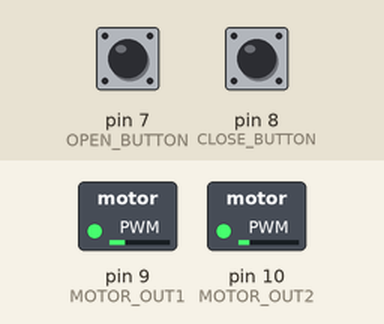
A sketch run on a simulated Arduino Uno, built with avr-gcc and run on an emulated ATmega328P. Parts: switched loads named in the sketch (green lamp = pin HIGH). The test bench sets the inputs (shaded band); at power-on: pin 7 (OPEN_BUTTON) HIGH, pin 8 (CLOSE_BUTTON) HIGH.

Above: at 1.2 s.
1.3 s: pin 7 (OPEN_BUTTON) pulled LOW for 0.15 s
At 1.42 s:
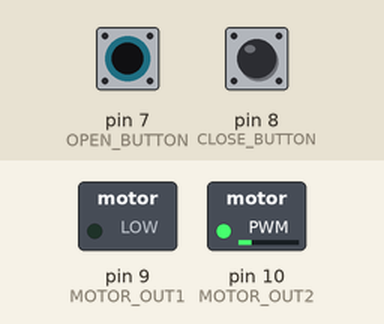
2.9 s: pin 8 (CLOSE_BUTTON) pulled LOW for 1 s
At 3.3 s:
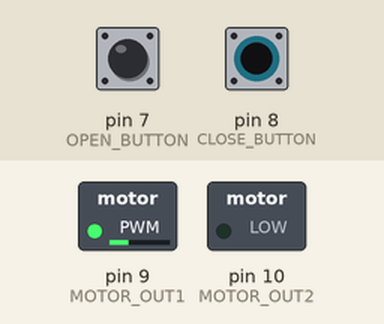
5.4 s: pin 7 (OPEN_BUTTON) pulled LOW for 1 s
At 6.2 s:
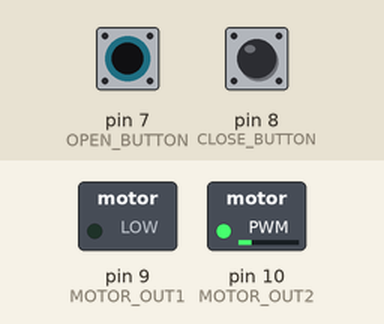
7.9 s: pin 8 (CLOSE_BUTTON) pulled LOW for 0.15 s
At 9.1 s:
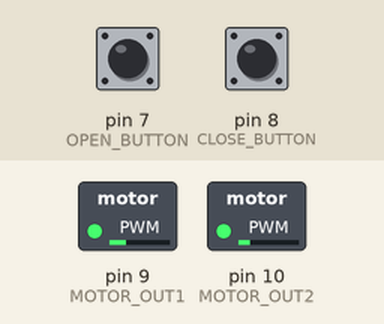
Timing chart, 0 to 10.5 s (numbered marks = the images above; inputs shaded):
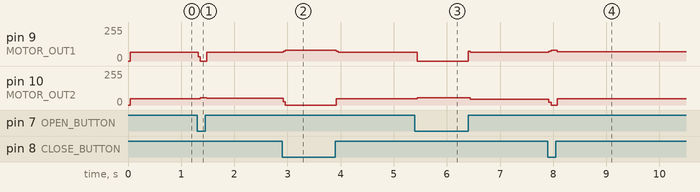

The sketch:

arduino.ino
```cpp
#define OPEN_BUTTON  7
#define CLOSE_BUTTON 8

#define MOTOR_OUT1   9
#define MOTOR_OUT2   10

#define STATUS_IDLE    0
#define STATUS_OPENING 1
#define STATUS_CLOSING 2

// Duration to spin the motor for closing / opening the gate
#define ACTION_DURATION 15000

int status = STATUS_IDLE;
long actionTime = 0;

void setup(){
  Serial.begin(115200);

  // Setup manual button input
  pinMode(OPEN_BUTTON, INPUT);
  pinMode(CLOSE_BUTTON, INPUT);
  digitalWrite(OPEN_BUTTON, HIGH);
  digitalWrite(CLOSE_BUTTON, HIGH);

  // Setup motor controller connection
  pinMode(MOTOR_OUT1, OUTPUT);
  pinMode(MOTOR_OUT2, OUTPUT);
  digitalWrite(MOTOR_OUT1, LOW);
  digitalWrite(MOTOR_OUT2, LOW);
}

void doOpen() {
  digitalWrite(MOTOR_OUT1, HIGH);
  digitalWrite(MOTOR_OUT2, LOW);
}

void doClose() {
  digitalWrite(MOTOR_OUT1, LOW);
  digitalWrite(MOTOR_OUT2, HIGH);
}

void idle() {
  digitalWrite(MOTOR_OUT1, LOW);
  digitalWrite(MOTOR_OUT2, LOW);
}

void loop(){
  long now = millis();
  // Check if TPLink has send us some command
  if(Serial.available() > 0) {
    char ch = Serial.read();
    if(ch == 'o') status = STATUS_OPENING;
    if(ch == 'c') status = STATUS_CLOSING;
    actionTime = now;
  }
  // Do action based on status or button press
  if(status == STATUS_OPENING || digitalRead(OPEN_BUTTON)) doOpen();
  if(status == STATUS_CLOSING || digitalRead(CLOSE_BUTTON)) doClose();
  if(status == STATUS_IDLE) idle();

  if(now - actionTime > ACTION_DURATION) status = STATUS_IDLE;
}
```

Measured:
- after the input at 1.3 s, pin 9 (MOTOR_OUT1): 64/255 → 0/255 at once, → 64/255 0.16 s later; pin 10 (MOTOR_OUT2): 46/255 → 55/255 after 0.06 s, → 49/255 0.12 s later
- after the input at 2.9 s, pin 9 (MOTOR_OUT1): 64/255 → 79/255 at once, → 64/255 1.0 s later; pin 10 (MOTOR_OUT2): 49/255 → 0/255 at once, → 47/255 1.0 s later
- after the input at 5.4 s, pin 9 (MOTOR_OUT1): 64/255 → 0/255 at once, → 64/255 0.96 s later; pin 10 (MOTOR_OUT2): 47/255 → 55/255 at once, → 45/255 1.0 s later
- after the input at 7.9 s, pin 9 (MOTOR_OUT1): 64/255 → 79/255 at once, → 68/255 0.16 s later; pin 10 (MOTOR_OUT2): 45/255 → 0/255 at once, → 47/255 0.16 s later
